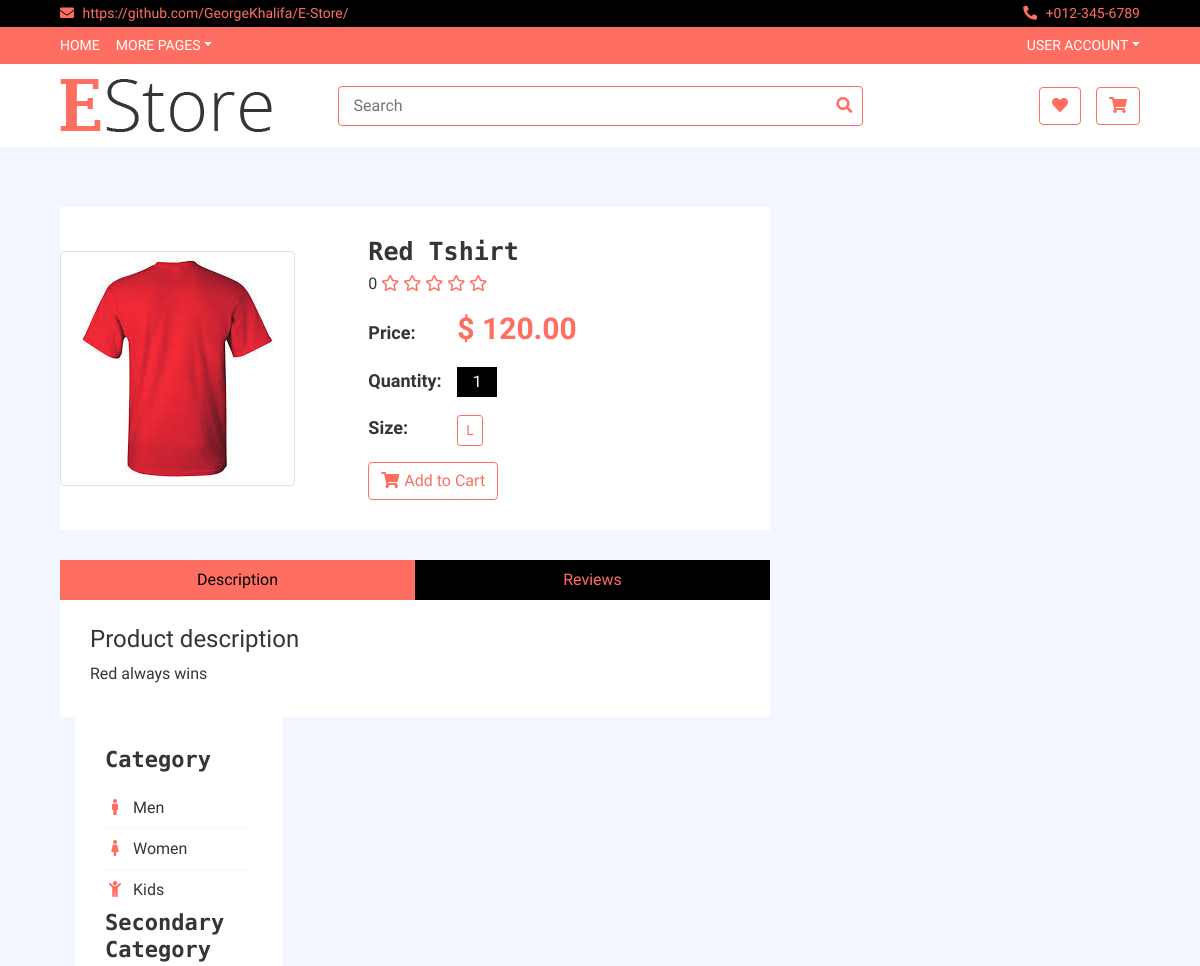
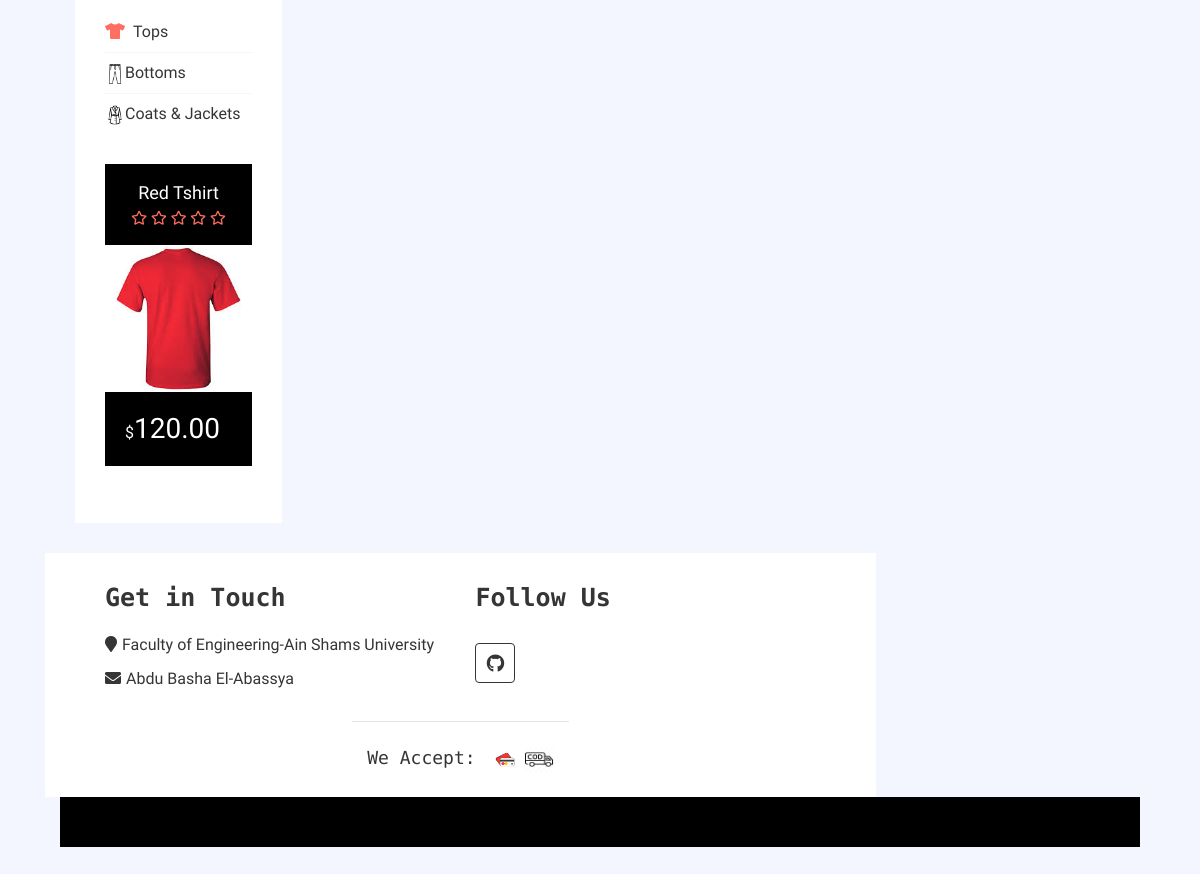
Screenshot of /App1/product_details/3/ with the database file from the repository (2 pictures, top to bottom).
### App1/models.py (models this page shows)
class Product(models.Model):
    id = models.AutoField(primary_key=True)
    seller = models.ForeignKey(to = User,on_delete = models.CASCADE)
    name=models.CharField(max_length=20,default='')
    in_stock = models.PositiveIntegerField()
    currency =  models.CharField(default='$',choices=currency_choices,max_length=20)
    size = models.CharField(default='S',choices=size_choices,max_length=20)
    price = models.DecimalField(max_length = 13, decimal_places = 2, max_digits = 10) #product_price
    picture = models.ImageField(upload_to = 'product_picture/', default = 'null.png')
    main_category= models.CharField(default='Men',choices=main_category_choices,max_length=20)
    secondary_category=  models.CharField(default='Top',choices=secondary_choices,max_length=20)
    details=models.CharField(default='',max_length=1999)
    views = models.ManyToManyField(User,related_name='view',default=None,blank=True)
    favourites =models.ManyToManyField(User,related_name='favourite',default=None,blank=True)
    def get_average_rating(self):
        review = ProductReview.objects.filter(product = self)
        average = sum(int(rev.get_rating()) for rev in review)
        count = self.reviews.count()
        if count > 0:
            return round(average/count, 1)
        else:
            return 0

### App1/views.py (the view)
# urls.py: url(r'^product_details/(?P<id>\w+)/$', views.product_details, name='product_details'),
def product_details(request, id):
    result = C.product_details_c(request, id)
    return result

### App1/context_processors.py (called while the page is built)
def add_variable_to_context(request):
    if(request.user.is_authenticated and not request.user.is_superuser):
        actual_user = UserInfo.objects.filter(user = request.user)[0]
        firstname = request.user.first_name
        lastname = request.user.last_name
        if actual_user.BuyerOrSeller == 'seller':
            sellerflag = True
        else:
            sellerflag = False
    else:
        sellerflag = False
        firstname = ""
        lastname = ""
    return {
        'sellerflag': sellerflag, 'firstname': firstname, 'lastname': lastname
    }

### App1/models.py (called while the page is built)
    def get_rating (self):
        return self.rating

### templates/App1/product_details.html (shortened to what this page needs)
{% extends 'App1/base.html'%}
{%load static %}
{% block body_block %}
<div class="product-detail">
            <div class="container-fluid">
                <div class="row">
                    <div class="col-lg-8">
                        <div class="product-detail-top">
                            <div class="row align-items-center">
                                <div class="col-md-5">
                                     <img src="{{ current_product.picture.url }}"class="img-thumbnail">
                                              </div>
                                <div class="col-md-7">
                                    <div class="product-content">
                                        <div class="title"><h2>{{current_product.name}}</h2></div>
                                        <div class="ratting">
                                            {{current_product.get_average_rating}}
                                             {% if not product.get_average_rating %}
                                             <i class="far fa-star"></i>
                                             <i class="far fa-star"></i>
                                             <i class="far fa-star"></i>
                                             <i class="far fa-star"></i>
                                             <i class="far fa-star"></i>
                                             {% endif %}
                                        </div>
                                        <div class="price">
                                            <h4>Price:</h4>
                                            <p>{{current_product.currency}} {{current_product.price}}</p>
                                        </div>
                                        <div class="quantity">
                                            <h4>Quantity:</h4>
                                            <div class="qty">
                                                <input type="text" value={{current_product.in_stock}}>
                                            </div>
                                        </div>
                                        <div class="p-size">
                                            <h4>Size:</h4>
                                             <div class="btn-group btn-group-sm">
                                                <button type="button" class="btn">{{current_product.size}}</button>
                                            </div>
                                        </div>
                                        <div class="action">
                                            <a class="btn" href="{%url "App1:update_cart" current_product.id %}"><i class="fa fa-shopping-cart"></i>Add to Cart</a>
                                        </div>
                                    </div>
                                </div>
                            </div>
                        </div>
                        <div class="row product-detail-bottom">
                            <div class="col-lg-12">
                                <ul class="nav nav-pills nav-justified">
                                    <li class="nav-item">
                                        <a class="nav-link active" data-toggle="pill" href="#description">Description</a>
                                    </li>
                                    <li class="nav-item">
                                        <a class="nav-link" data-toggle="pill" href="#reviews">Reviews</a>
                                    </li>
                                </ul>
                                <div class="tab-content">
                                    <div id="description" class="container tab-pane active">
                                        <h4>Product description</h4>
                                        <p>
                                            {{current_product.details}}
                                        </p>
                                    </div>
            </div>
                    <div class="col-lg-4 sidebar">
                        <div class="sidebar-widget category">
                            <h2 class="title">Category</h2>
                            <nav class="navbar bg-light">
                                <ul class="navbar-nav">
                                    <li class="nav-item">
                                        <a class="nav-link" href="{% url 'App1:index_category'%}"><i class="fa fa-male"></i>Men</a>
                                    </li>
                                    <li class="nav-item">
                                        <a class="nav-link" href="{% url 'App1:index_category1'%}"><i class="fa fa-female"></i>Women</a>
                                    </li>
                                    <li class="nav-item">
                                        <a class="nav-link" href="{% url 'App1:index_category2'%}"><i class="fa fa-child"></i>Kids</a>
                                    </li>
                                </ul>
                            </nav>
                            <h2 class="title">Secondary Category</h2>
                            <nav class="navbar bg-light">
                                <ul class="navbar-nav">
                                    <li class="nav-item">
                                        <a class="nav-link" href="{% url 'App1:index_category3'%}"><i class="fas fa-tshirt"></i>Tops</a>
                                    </li>
                                    <li class="nav-item">
                                        <a class="nav-link" href="{% url 'App1:index_category4'%}"> <img src={% static 'img/trousers.png' %} alt="trousers" height=20px width=20px></i>Bottoms</a>
                                    </li>
                                    <li class="nav-item">
                                        <a class="nav-link" href="{% url 'App1:index_category5'%}"><img src={% static 'img/coat.png' %} alt="Jacket" height=20px width=20px></i>Coats & Jackets</a>
                                    </li>
                                </ul>
                            </nav>
                        </div>
                         <div class="sidebar-widget widget-slider">
                            <div class="sidebar-slider normal-slider">
                             {% if products%}
                             {% for product in products %}
                                <div class="product-item">
                                    <div class="product-title">
                                        <a href="{%url 'App1:product_details' product.id%}" >{{product.name}}</a>
                                        <div class="ratting">
                                         {% if not product.get_average_rating %}
                                         <i class="far fa-star"></i>
                                         <i class="far fa-star"></i>
                                         <i class="far fa-star"></i>
                                         <i class="far fa-star"></i>
                                         <i class="far fa-star"></i>
                                         {% endif %}
                                        </div>
                                    </div>
                                    <div class="product-image">
                                        <ahref="{%url 'App1:product_details' product.id%}">
                                            <img src="{{product.picture.url}}" alt="Product Image">
                                    </div>
                                    <div class="product-price">
                                        <h3><span>{{product.currency}}</span>{{product.price}}</h3>
                                    </div>
                                </div>
                                {% endfor %}
                                 {% endif %}
                            </div>
                        </div>
                    </div>
                </div>
            </div>
        </div>
{% endblock %}

### static/css/style.css (style rules this page uses)
body { color: #353535; font-family: 'Open Sans', sans-serif; font-weight: 400; background: #f3f6ff; }
a { color: #FF6F61; }
h2 { font-family: 'Source Code Pro', monospace; font-weight: 700; }
@media (min-width: 992px) { .container-fluid { padding-right: 60px; padding-left: 60px; } }
.btn { color: #FF6F61; background: #ffffff; border: 1px solid #FF6F61; }
.nav { position: relative; }
@media (min-width: 768px) { .nav, .nav .navbar { background: #FF6F61 !important; } }
.category { position: relative; padding: 0 15px; margin-bottom: 30px; }
.product-item { position: relative; }
.product-item .product-title { padding: 15px; text-align: center; background: #000000; transition: all .3s; }
.product-item .product-title a, .product-item .product-title .ratting { position: relative; width: 100%; }
.product-item .product-title a { margin-bottom: 5px; color: #ffffff; font-size: 18px; }
.product-item .product-title .ratting i { font-size: 14px; color: #FF6F61; }
.product-item .product-image { position: relative; overflow: hidden; }
.product-item .product-image img { width: 100%; transition: all .3s; }
.product-item .product-price { padding: 20px; background: #000000; transition: all .3s; }
.product-item .product-price h3 { display: inline-block; color: #ffffff; margin: 0; }
.product-item .product-price h3 span { font-size: 16px; }
.product-detail { position: relative; width: 100%; padding: 30px 0; }
.product-detail .product-detail-top, .product-detail .product-detail-bottom { margin-bottom: 30px; }
.product-detail .product-detail-top { padding: 0; background: #ffffff; }
.product-detail .product-content, .product-detail .product-content .title, .product-detail .product-content .ratting, .product-detail .product-content .price, .product-detail .product-content .details, .product-detail .product-content .quantity, .product-detail .product-content .action { position: relative; width: 100%; }
.product-detail .product-content { padding: 30px; }
@media (min-width: 768px) { .product-detail .product-content { padding-left: 0; } }
.product-detail .product-content .title h2 { font-size: 25px; margin-bottom: 5px; }
.product-detail .product-content .ratting { margin-bottom: 10px; }
.product-detail .product-content .ratting i { color: #FF6F61; font-size: 16px; }
.product-detail .product-content .price, .product-detail .product-content .quantity, .product-detail .product-content .p-size, .product-detail .product-content .p-color { margin-bottom: 15px; }
.product-detail .product-content .price h4, .product-detail .product-content .quantity h4, .product-detail .product-content .p-size h4, .product-detail .product-content .p-color h4 { display: inline-block; width: 80px; font-size: 18px; font-weight: 700; margin-right: 5px; }
.product-detail .product-content .price p { display: inline-block; color: #FF6F61; font-size: 30px; font-weight: 700; margin: 0; }
.product-detail .product-content .quantity .qty { display: inline-block; font-size: 0; }
.product-detail .product-content .quantity input { width: 40px; height: 30px; color: #ffffff; font-size: 16px; text-align: center; background: #000000; border: none; }
.product-detail .product-content .action a:first-child { margin-right: 11px; }
.product-detail .product-content .action a i { margin-right: 5px; }
.product-detail .nav.nav-pills .nav-link { color: #FF6F61; background: #000000; border-radius: 0; transition: all .3s; }
.product-detail .nav.nav-pills .nav-link:hover, .product-detail .nav.nav-pills .nav-link.active { color: #000000; background: #FF6F61; }
.product-detail .tab-content { background: #ffffff; padding: 25px 15px 15px 15px; }
.sidebar-widget { padding: 30px; background: #ffffff; }
.sidebar-widget:not(:first-child) { padding-top: 0; }
.sidebar-widget .title { position: relative; font-size: 22px; text-transform: capitalize; margin-bottom: 15px; }
.sidebar-widget.category { margin: 0; }
.sidebar-widget.category .navbar { padding: 0; overflow: hidden; background: #ffffff !important; }
.sidebar-widget.category .navbar-nav { width: 100%; }
.sidebar-widget.category .navbar li { border-bottom: 1px solid #f3f6ff; }
.sidebar-widget.category .navbar li:last-child { border-bottom: none; }
.sidebar-widget.category .navbar a { color: #353535; }
.sidebar-widget.category .navbar i { color: #FF6F61; width: 20px; text-align: center; margin-right: 8px; }
.sidebar-widget.widget-slider { position: relative; }

### rows the page displays
Product: picture (picture), name "Red Tshirt", get_average_rating "0", currency "$", price "120.00", in_stock "1", size "L", details "Red always wins"
